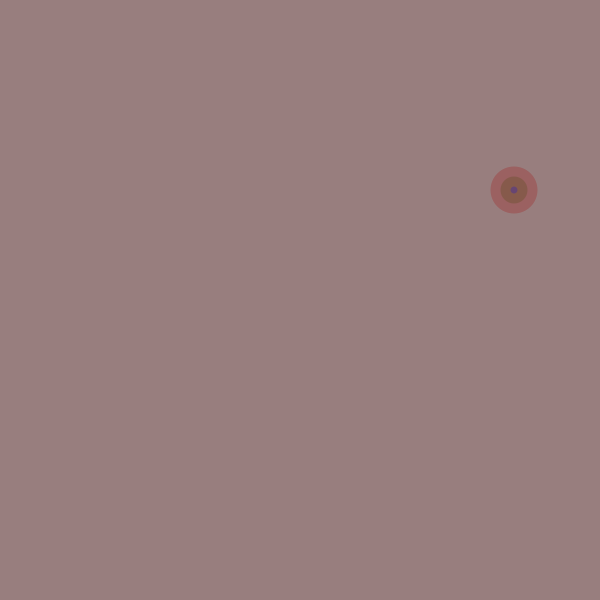
Frame 1 (no input)
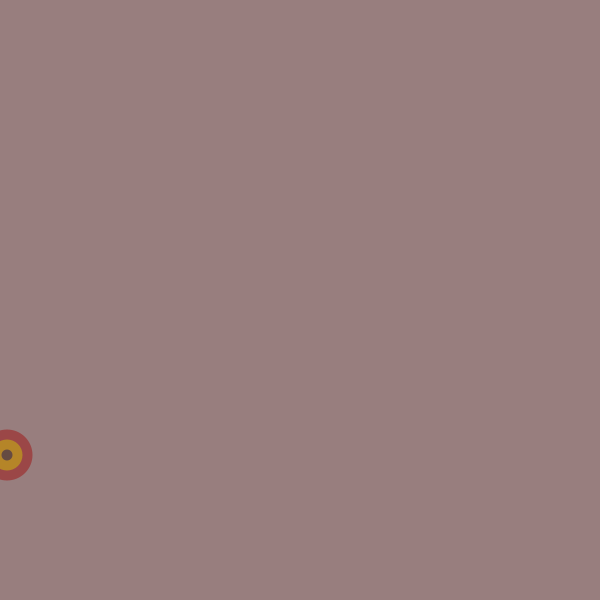
Frame 60 (the mouse pressed at the canvas centre just before this capture)
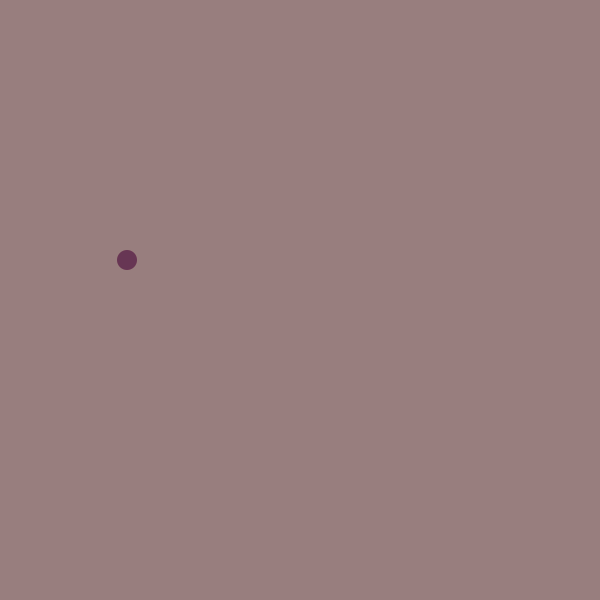
Frame 120 (the mouse held since frame 60 and released just before this capture)

The Processing sketch that drew these frames (run headless with seeded random() and noise(); from frame 60 on, the mouse is pressed at the canvas centre):

// Processing sketch: processing_147621
// ── processing_147621.pde

// projecto lição 2: usar a função random
//1. cor e transparência aleatória
//2. posição aleatória
//3. tamanho aleatório
//4. background no draw.

int corR;
int corY;
int corB;
int transparencia;

int localizacaoX;
int localizacaoY;

int diametro; // círculo maior

void setup() {
  size(600, 600);
  frameRate(20);
  //background(152, 126, 126);
  smooth();
}

void draw() {

// os valores das variáveis têm de ser colocados no draw.
/* como eu quero que os valores das variáveis sejam inteiros, tenho que pôr int
antes da função random. As variásveis estão indicadas como inteiras
em cima*/
background(152, 126, 126);

corR = int(random(255));
corY = int(random(255));
corB = int(random(255));
transparencia = int(random(250));
localizacaoX = int(random(width));
localizacaoY = int(random(height));
diametro = int(random(20,80));

  //círculos
  noStroke();
  fill(corR,0,0,transparencia);
  ellipse(localizacaoX,localizacaoY,diametro,diametro);
  fill(corY,corY,0,transparencia);
  ellipse(localizacaoX,localizacaoY,diametro-20,diametro-20);
  fill(0,0,corB,transparencia);
  ellipse(localizacaoX,localizacaoY,diametro-40,diametro-40);
}
